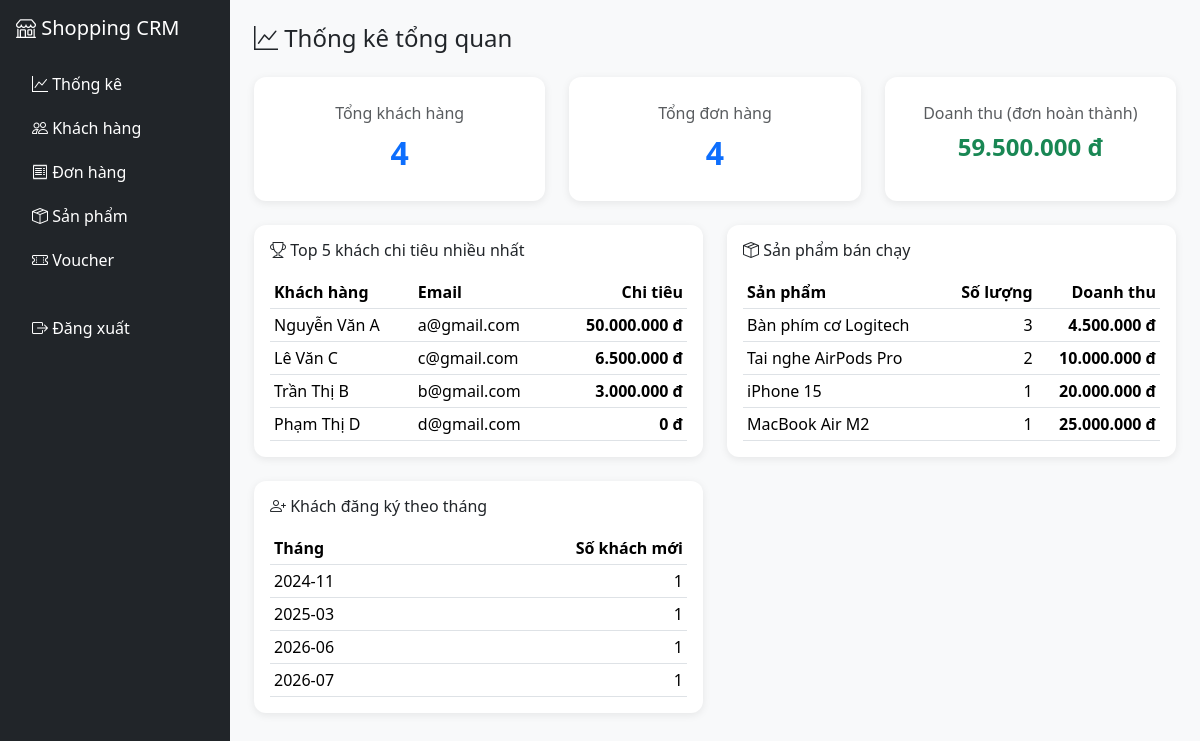
/admin/index.php (signed in), run on the app's committed database.
### tables this page shows
CREATE TABLE users (
  id INT AUTO_INCREMENT PRIMARY KEY,
  full_name VARCHAR(100) NOT NULL,
  email VARCHAR(150) NOT NULL UNIQUE,
  password VARCHAR(255) NOT NULL,
  phone VARCHAR(20),
  address VARCHAR(255),
  role ENUM('admin','customer') NOT NULL DEFAULT 'customer',
  points INT NOT NULL DEFAULT 0,
  status ENUM('active','locked') NOT NULL DEFAULT 'active',
  created_at DATETIME NOT NULL DEFAULT CURRENT_TIMESTAMP
);

### includes/functions.php (called while the page is built, shortened)
<?php
function e($value) {
    return htmlspecialchars((string)$value, ENT_QUOTES, 'UTF-8');
}
function money($amount) {
    return number_format((float)$amount, 0, ',', '.') . ' đ';
}

### admin/index.php (the view, shortened to what this page needs)
<?php
require __DIR__ . '/../config/db.php';
require __DIR__ . '/../includes/functions.php';
$totalCustomers = (int) $pdo->query("SELECT COUNT(*) AS c FROM users WHERE role = 'customer'")->fetch()['c'];
$totalOrders = (int) $pdo->query('SELECT COUNT(*) AS c FROM orders')->fetch()['c'];
$revenue = (int) $pdo->query("SELECT COALESCE(SUM(final_total), 0) AS r FROM orders WHERE status = 'completed'")->fetch()['r'];
$topCustomers = $pdo->query(
    "SELECT u.id, u.full_name, u.email, COALESCE(SUM(o.final_total), 0) AS spent
     FROM users u
     LEFT JOIN orders o ON o.user_id = u.id AND o.status = 'completed'
     WHERE u.role = 'customer'
     GROUP BY u.id
     ORDER BY spent DESC
     LIMIT 5"
)->fetchAll();
$bestSellers = $pdo->query(
    "SELECT oi.product_name, SUM(oi.quantity) AS total_qty, SUM(oi.price * oi.quantity) AS total_revenue
     FROM order_items oi
     JOIN orders o ON o.id = oi.order_id
     WHERE o.status = 'completed'
     GROUP BY oi.product_name
     ORDER BY total_qty DESC
     LIMIT 5"
)->fetchAll();
$byMonth = $pdo->query(
    "SELECT DATE_FORMAT(created_at, '%Y-%m') AS thang, COUNT(*) AS so_luong
     FROM users
     WHERE role = 'customer'
     GROUP BY thang
     ORDER BY thang ASC"
)->fetchAll();
require __DIR__ . '/../includes/header.php';
?>
<h4 class="mb-4"><i class="bi bi-graph-up"></i> Thống kê tổng quan</h4>
<div class="row g-4 mb-4">
    <div class="col-md-4">
        <div class="card p-4 text-center h-100">
            <div class="text-muted mb-1">Tổng khách hàng</div>
            <div class="fs-2 fw-bold text-primary"><?= $totalCustomers ?></div>
        </div>
    </div>
    <div class="col-md-4">
        <div class="card p-4 text-center h-100">
            <div class="text-muted mb-1">Tổng đơn hàng</div>
            <div class="fs-2 fw-bold text-primary"><?= $totalOrders ?></div>
        </div>
    </div>
    <div class="col-md-4">
        <div class="card p-4 text-center h-100">
            <div class="text-muted mb-1">Doanh thu (đơn hoàn thành)</div>
            <div class="fs-4 fw-bold text-success"><?= money($revenue) ?></div>
        </div>
    </div>
</div>
<div class="row g-4">
    <div class="col-lg-6">
        <div class="card p-3 h-100">
            <h6 class="mb-3"><i class="bi bi-trophy"></i> Top 5 khách chi tiêu nhiều nhất</h6>
            <?php if (empty($topCustomers)): ?>
                <p class="text-muted mb-0">Chưa có dữ liệu.</p>
            <?php else: ?>
                <table class="table table-sm align-middle mb-0">
                    <thead>
                        <tr><th>Khách hàng</th><th>Email</th><th class="text-end">Chi tiêu</th></tr>
                    </thead>
                    <tbody>
                        <?php foreach ($topCustomers as $c): ?>
                            <tr>
                                <td><?= e($c['full_name']) ?></td>
                                <td><?= e($c['email']) ?></td>
                                <td class="text-end fw-bold"><?= money($c['spent']) ?></td>
                            </tr>
                        <?php endforeach; ?>
                    </tbody>
                </table>
            <?php endif; ?>
        </div>
    </div>
    <div class="col-lg-6">
        <div class="card p-3 h-100">
            <h6 class="mb-3"><i class="bi bi-box-seam"></i> Sản phẩm bán chạy</h6>
            <?php if (empty($bestSellers)): ?>
                <p class="text-muted mb-0">Chưa có dữ liệu.</p>
            <?php else: ?>
                <table class="table table-sm align-middle mb-0">
                    <thead>
                        <tr><th>Sản phẩm</th><th class="text-end">Số lượng</th><th class="text-end">Doanh thu</th></tr>
                    </thead>
                    <tbody>
                        <?php foreach ($bestSellers as $p): ?>
                            <tr>
                                <td><?= e($p['product_name']) ?></td>
                                <td class="text-end"><?= (int) $p['total_qty'] ?></td>
                                <td class="text-end fw-bold"><?= money($p['total_revenue']) ?></td>
                            </tr>
                        <?php endforeach; ?>
                    </tbody>
                </table>
            <?php endif; ?>
        </div>
    </div>
    <div class="col-lg-6">
        <div class="card p-3 h-100">
            <h6 class="mb-3"><i class="bi bi-person-plus"></i> Khách đăng ký theo tháng</h6>
            <?php if (empty($byMonth)): ?>
                <p class="text-muted mb-0">Chưa có dữ liệu.</p>
            <?php else: ?>
                <table class="table table-sm align-middle mb-0">
                    <thead>
                        <tr><th>Tháng</th><th class="text-end">Số khách mới</th></tr>
                    </thead>
                    <tbody>
                        <?php foreach ($byMonth as $m): ?>
                            <tr>
                                <td><?= e($m['thang']) ?></td>
                                <td class="text-end"><?= (int) $m['so_luong'] ?></td>
                            </tr>
                        <?php endforeach; ?>
                    </tbody>
                </table>
            <?php endif; ?>
        </div>
    </div>
</div>
<?php require __DIR__ . '/../includes/footer.php'; ?>

### assets/css/style.css (style rules this page uses)
:root { --main-color: #2563eb; }
:root { scroll-behavior: auto; }
body { background-color: #f8f9fa; }
.card { border: none; border-radius: 12px; box-shadow: 0 2px 8px rgba(0, 0, 0, 0.08); }

### data on the page
users: full_name "Nguyễn Văn A", email "a@gmail.com", spent "50.000.000 đ"
users: full_name "Lê Văn C", email "c@gmail.com", spent "6.500.000 đ"
users: full_name "Trần Thị B", email "b@gmail.com", spent "3.000.000 đ"
users: full_name "Phạm Thị D", email "d@gmail.com", spent "0 đ"

### other printed values
$totalCustomers "4"
$totalOrders "4"
money($revenue) "59.500.000 đ"
$p['product_name'] "Bàn phím cơ Logitech"
$p['total_qty'] "3"
money($p['total_revenue']) "4.500.000 đ"
$p['product_name'] "Tai nghe AirPods Pro"
$p['total_qty'] "2"
money($p['total_revenue']) "10.000.000 đ"
$p['product_name'] "iPhone 15"
$p['total_qty'] "1"
money($p['total_revenue']) "20.000.000 đ"
$p['product_name'] "MacBook Air M2"
money($p['total_revenue']) "25.000.000 đ"
$m['thang'] "2024-11"
